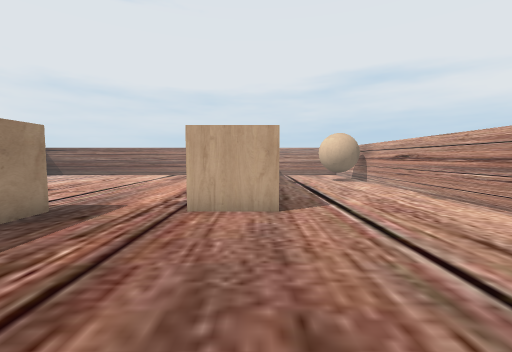
view 1 (above)

16 first-person views from a walk through a 3-D level made in the Unity game engine. The camera is 0.58 m above the floor, tilts 4° down and sees 90° across. The floor is counted in squares, 0.5 m on a side. Each view is taken from the middle of a square. On the plan, view 1 faces up. The plan holds only what a view shows up to about 12 squares ahead; the rest is blank.

view 2
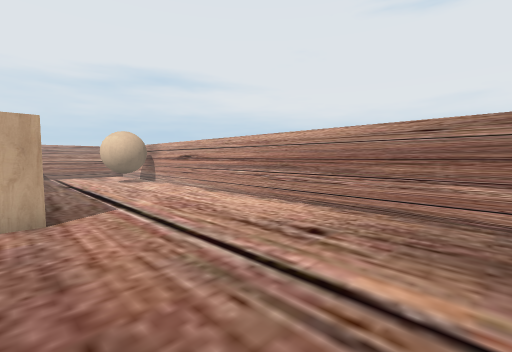

view 3
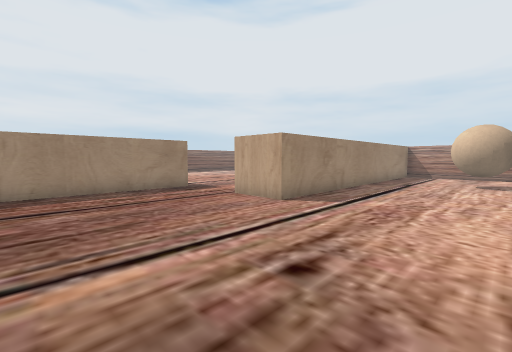

view 4
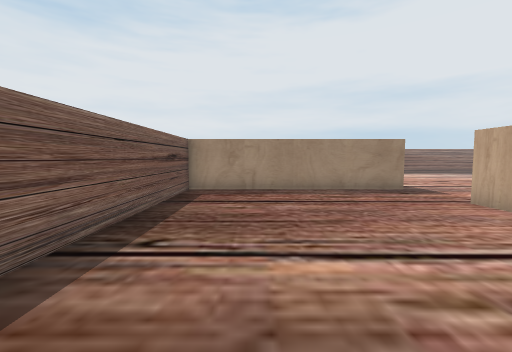

view 5
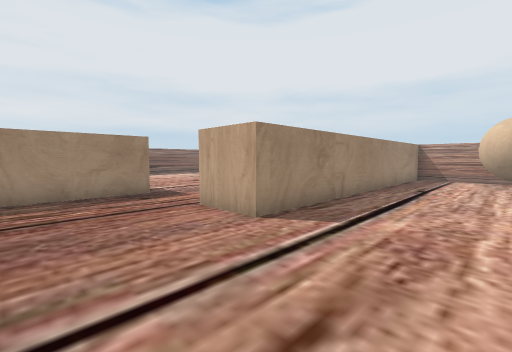

view 6
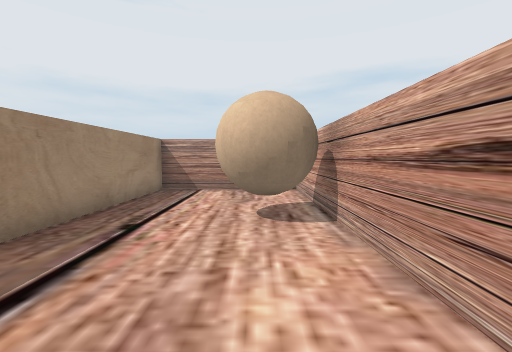

view 7
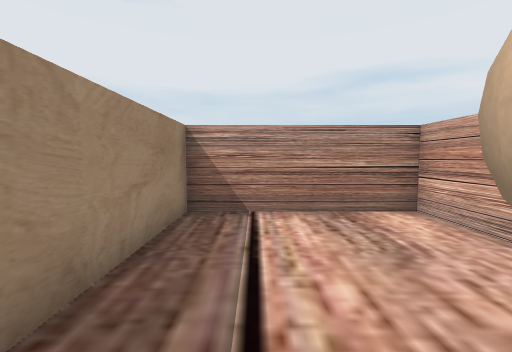

view 8
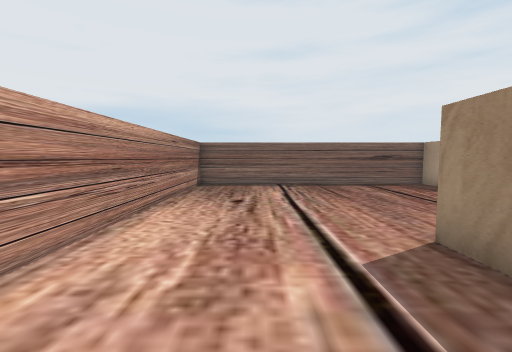

view 9
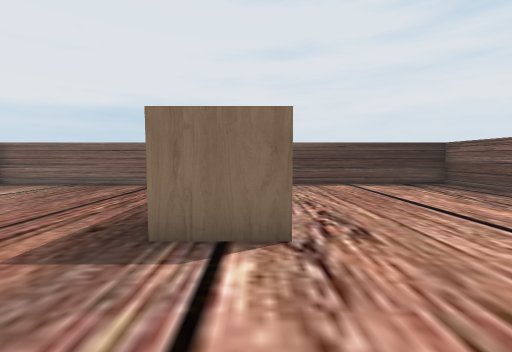

view 10
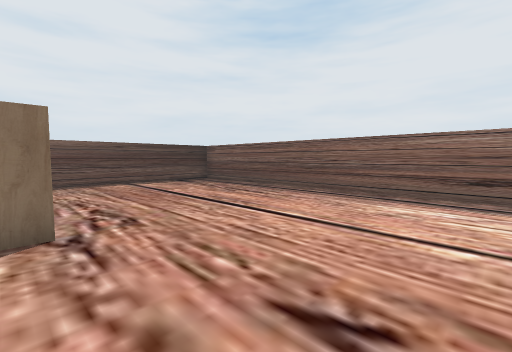

view 11
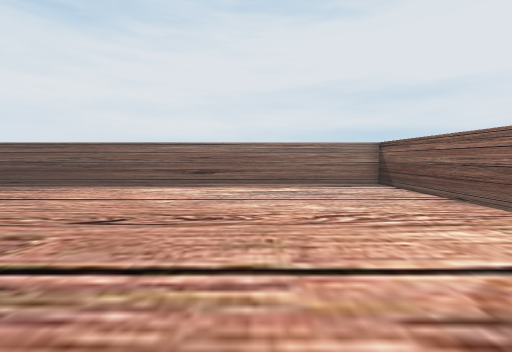

view 12
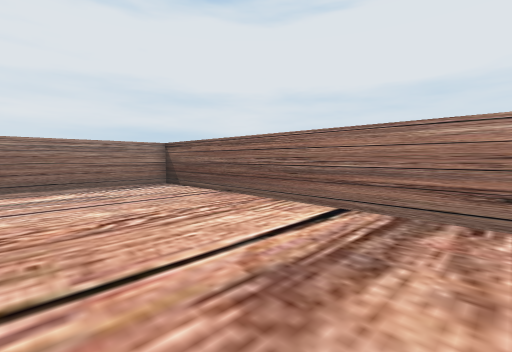

view 13
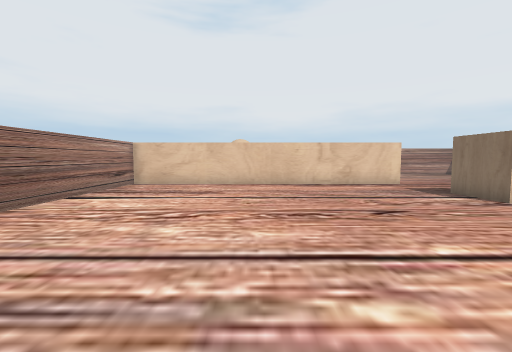

view 14
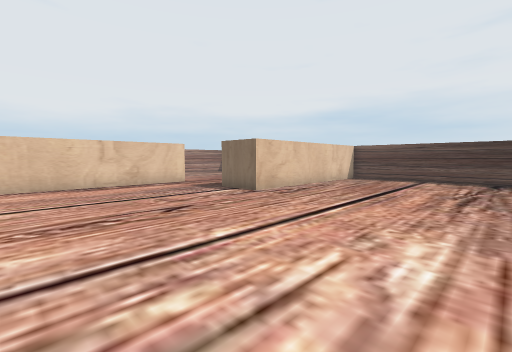

view 15
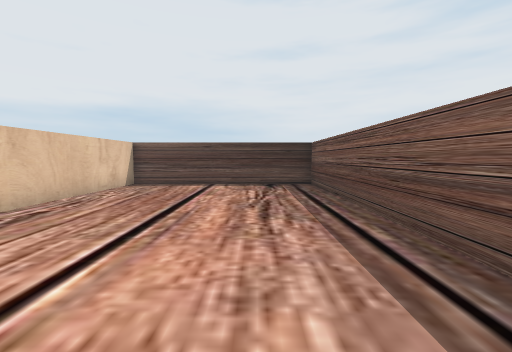

view 16
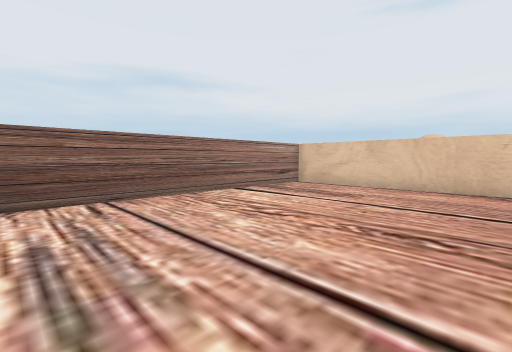

### Floor plan
Ten units are one square. View 1 is at (0, 0); x grows to the right and y downward. Boxes are objects, and circles mark ways between rooms. Rooms are numbered by the first view taken in them; rooms with no view inside come last. Other rooms are left out.
<svg viewBox="-150 -180 210 210">
<path fill="none" stroke="#000" d="M-45 -55 -45 25 55 25 55 -175 5 -175 5 -55 -15 -55M-15 -55 -15 -175 -145 -175 -145 25 -65 25 -65 -55 -45 -55"/>
<rect x="25" y="-145" width="30" height="30" fill="#bbb"><title>ball</title></rect>
<circle cx="-30" cy="-50" r="3" fill="#2a7"/>
<text x="20" y="-60">1</text>
<text x="-90" y="-90">2</text>
</svg>
Room 1 opens to room 2.

Where each view was taken, in squares from view 1:
view 1: 0 up, 0 right, facing up
view 2: 0 up, 0 right, facing up-right
view 3: 0 up, 5 right, facing up-left
view 4: 0 up, 5 right, facing left
view 5: 2 up, 4 right, facing up-left
view 6: 8 up, 4 right, facing up
view 7: 12 up, 2 right, facing up
view 8: 9 up, 3 right, facing down
view 9: 9 up, 6 left, facing down
view 10: 10 up, 6 left, facing down-left
view 11: 12 up, 3 left, facing left
view 12: 12 up, 3 left, facing up-left
view 13: 12 up, 13 left, facing right
view 14: 12 up, 13 left, facing down-right
view 15: 9 up, 12 left, facing down
view 16: 10 up, 12 left, facing up-right
